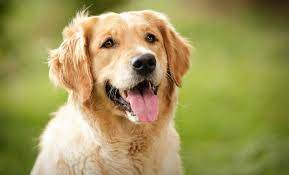
#> input picture HW2/dog.jpeg, 289 x 175 px
$ python Part1.py
#> lines starting #> are read from the running program, lines starting #| are printed output that depends on the picture
# Po-Shen Lee
# Date: 10/16/2024
# HW2 - Part 1: 3D Visualization of Blurring

import cv2
import numpy as np
import matplotlib.pyplot as plt

# Load the image in grayscale
image = cv2.imread('dog.jpeg', cv2.IMREAD_GRAYSCALE)
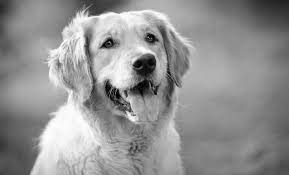
#> image: shape (175, 289); min 0, max 255, mean 147

# Create a meshgrid for plotting in 3D
height, width = image.shape
#> height = 175; width = 289
x = np.linspace(0, width, width)
#> x = 289 values from 0 to 289
y = np.linspace(0, height, height)
#> y = 175 values from 0 to 175
X, Y = np.meshgrid(x, y)

# Apply Gaussian Blurs
blur_5x5 = cv2.GaussianBlur(image, (5, 5), 0)
blur_11x11 = cv2.GaussianBlur(image, (11, 11), 0)
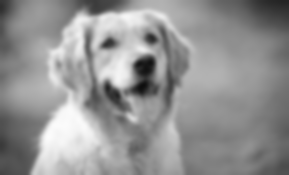
#> blur_11x11: shape (175, 289); min 14, max 252, mean 147.1

# Plotting the original and blurred images in 3D
fig = plt.figure(figsize=(12, 4))

# Original image in 3D
ax1 = fig.add_subplot(131, projection='3d')
ax1.plot_surface(X, Y, image, cmap='gray')
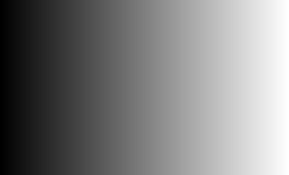
#> X: shape (175, 289) float64; min 0, max 289, mean 144.5; drawn with min black and max white
ax1.set_title('Original Image')

# 5x5 Gaussian Blur in 3D
ax2 = fig.add_subplot(132, projection='3d')
ax2.plot_surface(X, Y, blur_5x5, cmap='gray')
ax2.set_title('5x5 Gaussian Blur')

# 11x11 Gaussian Blur in 3D
ax3 = fig.add_subplot(133, projection='3d')
ax3.plot_surface(X, Y, blur_11x11, cmap='gray')
ax3.set_title('11x11 Gaussian Blur')

plt.tight_layout()
plt.show()
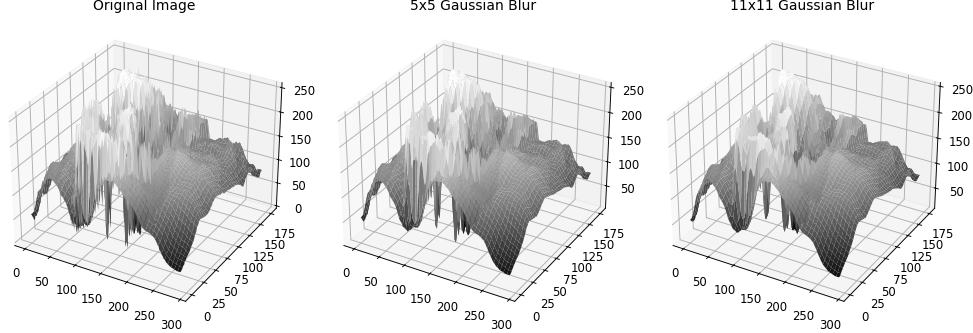
#> figure drawn by matplotlib, 3 panels

# What do you notice about the 3D graphs as the filter size increases?
# Answer: As the filter size increases, the 3D graph becomes smoother and the details become less pronounced.
# This is because the Gaussian blur smooths out the intensity variations in the image.
